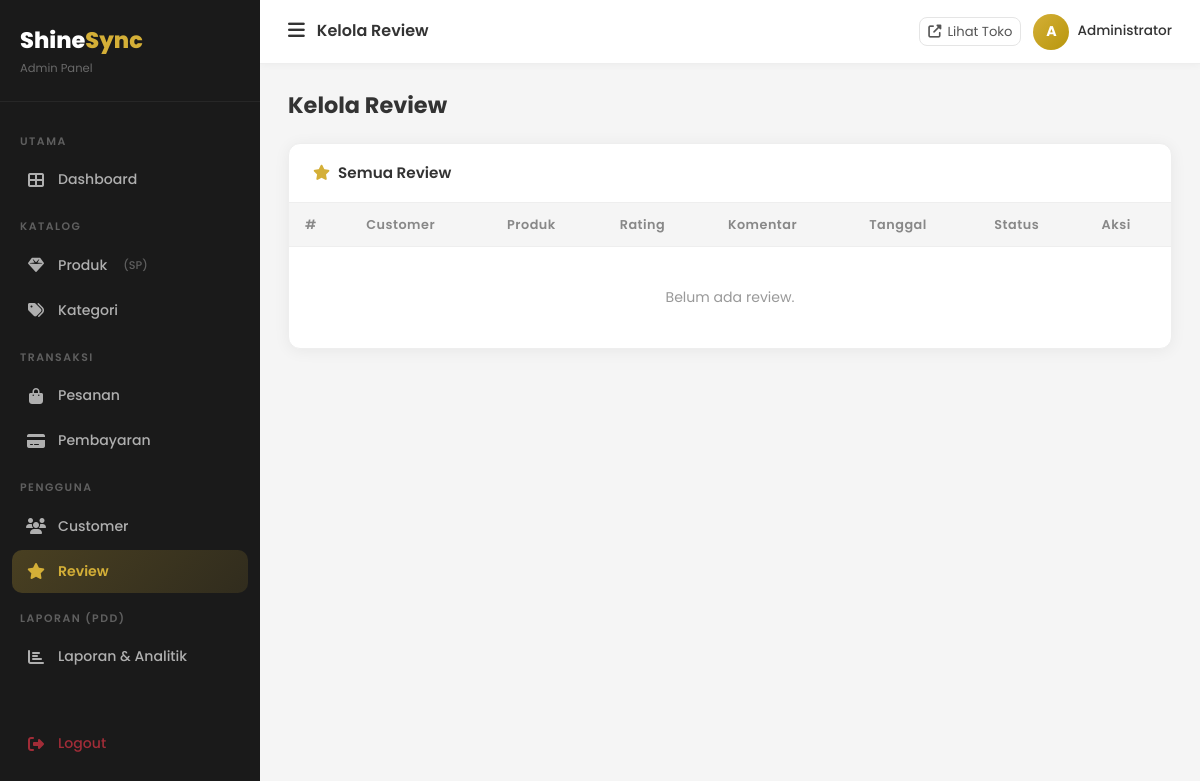
Before: /admin/reviews (signed in) with the older database file.
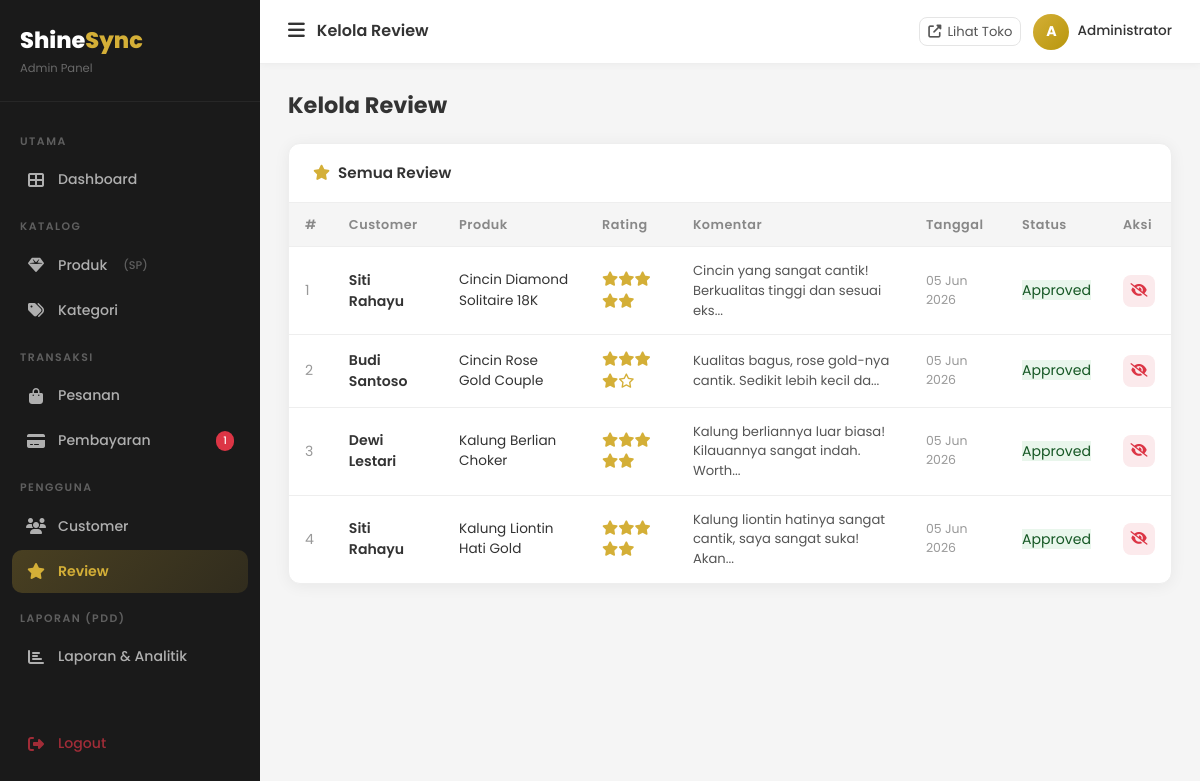
After: the same page with the newer database file.
### tables this page shows
CREATE TABLE `reviews` (
  `id` int UNSIGNED NOT NULL,
  `user_id` int UNSIGNED NOT NULL,
  `product_id` int UNSIGNED NOT NULL,
  `order_id` int UNSIGNED NOT NULL,
  `rating` tinyint NOT NULL DEFAULT '5',
  `comment` text,
  `is_approved` tinyint(1) DEFAULT '1',
  `created_at` timestamp NULL DEFAULT CURRENT_TIMESTAMP
);

CREATE TABLE `users` (
  `id` int UNSIGNED NOT NULL,
  `name` varchar(100) NOT NULL,
  `email` varchar(150) NOT NULL,
  `password` varchar(255) NOT NULL,
  `phone` varchar(20) DEFAULT NULL,
  `address` text,
  `avatar` varchar(255) DEFAULT 'default.png',
  `role` enum('admin','customer') NOT NULL DEFAULT 'customer',
  `is_active` tinyint(1) NOT NULL DEFAULT '1',
  `created_at` timestamp NULL DEFAULT CURRENT_TIMESTAMP,
  `updated_at` timestamp NULL DEFAULT CURRENT_TIMESTAMP ON UPDATE CURRENT_TIMESTAMP
);

CREATE TABLE `products` (
  `id` int UNSIGNED NOT NULL,
  `category_id` int UNSIGNED NOT NULL,
  `name` varchar(200) NOT NULL,
  `slug` varchar(220) NOT NULL,
  `description` text,
  `price` decimal(15,2) NOT NULL DEFAULT '0.00',
  `stock` int NOT NULL DEFAULT '0',
  `weight` decimal(8,2) DEFAULT '0.00',
  `material` varchar(100) DEFAULT NULL,
  `image` varchar(255) DEFAULT NULL,
  `is_featured` tinyint(1) DEFAULT '0',
  `is_active` tinyint(1) DEFAULT '1',
  `created_at` timestamp NULL DEFAULT CURRENT_TIMESTAMP,
  `updated_at` timestamp NULL DEFAULT CURRENT_TIMESTAMP ON UPDATE CURRENT_TIMESTAMP
);

### app/core/Controller.php (called while the page is built, shortened)
<?php
class Controller
{
    protected function view(string $viewPath, array $data = []): void
    {
        extract($data);
        $file = __DIR__ . '/../views/' . $viewPath . '.php';
        require $file;
    }
}

### app/controllers/ReviewController.php (called while the page is built, shortened)
<?php
class ReviewController extends Controller
{
    private Review $model;
    public function __construct() { parent::__construct(); $this->model = new Review(); }
    public function adminIndex(): void
    {
        $reviews   = $this->model->getAll();
        $this->view('admin/reviews/index', compact('reviews', 'pageTitle'));
    }
}

### app/core/Database.php (called while the page is built, shortened)
<?php
class Database
{
    private static ?Database $instance = null;
    private mysqli $conn;
    private function __construct()
    {
        $this->conn = new mysqli(DB_HOST, DB_USER, DB_PASS, DB_NAME, DB_PORT);
        $this->conn->set_charset(DB_CHARSET);
    }
    public static function getInstance(): Database
    {
        if (self::$instance === null) {
            self::$instance = new self();
        }
        return self::$instance;
    }
    public function query(string $sql, array $params = []): array
    {
        if (empty($params)) {
            $result = $this->conn->query($sql);
            return $result->fetch_all(MYSQLI_ASSOC) ?: [];
        }
        $stmt = $this->prepare($sql, $params);
        $stmt->execute();
        $result = $stmt->get_result();
        return $result ? $result->fetch_all(MYSQLI_ASSOC) : [];
    }
    public function queryOne(string $sql, array $params = []): ?array
    {
        $rows = $this->query($sql, $params);
        return $rows[0] ?? null;
    }
}

### app/core/Model.php (called while the page is built, shortened)
<?php
class Model
{
    public function __construct()
    {
        $this->db = Database::getInstance();
    }
}

### app/models/Payment.php (called while the page is built, shortened)
<?php
class Payment extends Model
{
    public function getPendingCount(): int
    {
        $row = $this->db->queryOne(
            "SELECT COUNT(*) AS total FROM payments WHERE status='pending' AND proof_image IS NOT NULL"
        );
        return (int)($row['total'] ?? 0);
    }
}

### app/models/Review.php (called while the page is built, shortened)
<?php
class Review extends Model
{
    public function getAll(): array
    {
        return $this->db->query(
            "SELECT r.*, u.name AS customer_name, p.name AS product_name
             FROM reviews r
             INNER JOIN users u    ON r.user_id    = u.id
             INNER JOIN products p ON r.product_id = p.id
             ORDER BY r.created_at DESC"
        );
    }
}

### app/views/admin/reviews/index.php (the view, shortened to what the changed rows need)
<?php
include __DIR__ . '/../../layouts/admin_header.php';
?>
<div class="admin-page-header"><h2>Kelola Review</h2></div>
<div class="admin-card">
  <div style="overflow-x:auto;">
    <table class="admin-table">
      <thead><tr><th>#</th><th>Customer</th><th>Produk</th><th>Rating</th><th>Komentar</th><th>Tanggal</th><th>Status</th><th>Aksi</th></tr></thead>
      <tbody>
        <?php if(empty($reviews)): ?>
        <tr><td colspan="8" style="text-align:center;padding:40px;color:#999;">Belum ada review.</td></tr>
        <?php else: foreach($reviews as $i=>$r): ?>
        <tr>
          <td style="color:#999;"><?= $i+1 ?></td>
          <td style="font-weight:600;font-size:.88rem;"><?= htmlspecialchars($r['customer_name']) ?></td>
          <td style="font-size:.85rem;"><?= htmlspecialchars($r['product_name']) ?></td>
          <td>
            <div style="color:#D4AF37;font-size:.9rem;">
              <?php for($s=1;$s<=5;$s++) echo '<i class="'.($s<=$r['rating']?'fas':'far').' fa-star"></i>'; ?>
            </div>
          </td>
          <td style="font-size:.82rem;color:#555;"><?= htmlspecialchars(substr($r['comment'],0,60)) ?>...</td>
          <td style="font-size:.78rem;color:#999;"><?= date('d M Y',strtotime($r['created_at'])) ?></td>
          <td>
            <span class="status-badge" style="<?= $r['is_approved']?'background:rgba(40,167,69,.1);color:#155724;':'background:rgba(220,53,69,.1);color:#721c24;' ?>">
              <?= $r['is_approved']?'Approved':'Hidden' ?>
            </span>
          </td>
          <td>
            <button onclick="toggleReview(<?= $r['id'] ?>,this)" class="btn-action <?= $r['is_approved']?'btn-delete':'btn-verify' ?>" title="Toggle">
              <i class="fas <?= $r['is_approved']?'fa-eye-slash':'fa-eye' ?>"></i>
            </button>
          </td>
        </tr>
        <?php endforeach; endif; ?>
      </tbody>
    </table>
  </div>
</div>
<?php include __DIR__ . '/../../layouts/admin_footer.php'; ?>

### app/views/layouts/admin_header.php (shortened to what the changed rows need)
<?php
$currentUri = trim(parse_url($_SERVER['REQUEST_URI'], PHP_URL_PATH), '/');
$baseUri = trim(parse_url(APP_URL, PHP_URL_PATH), '/');
$currentUri = $baseUri ? ltrim(substr($currentUri, strlen($baseUri)), '/') : $currentUri;
$parts = explode('/', $currentUri);
$segment1 = $parts[1] ?? '';
function adminNavActive(string $segment, string $current): string {
    return str_starts_with($current, $segment) ? 'active' : '';
}
?>
<!DOCTYPE html>
<html lang="id">
<head>
  <link rel="stylesheet" href="https://cdn.jsdelivr.net/npm/bootstrap@5.3.2/dist/css/bootstrap.min.css">
  <link rel="stylesheet" href="https://cdnjs.cloudflare.com/ajax/libs/font-awesome/6.5.0/css/all.min.css">
  <link rel="stylesheet" href="<?= APP_URL ?>/public/css/admin.css">
</head>
<body>
<aside class="admin-sidebar" id="admin-sidebar">
  <nav class="sidebar-menu">
    <a href="<?= APP_URL ?>/admin/payments" class="sidebar-link <?= adminNavActive('payments', $segment1) ?>">
      <i class="fas fa-credit-card"></i> Pembayaran
      <?php
      $pendingCount = (new Payment())->getPendingCount();
      if ($pendingCount > 0): ?>
      <span class="badge-pill"><?= $pendingCount ?></span>
      <?php endif; ?>
    </a>
  </nav>
</aside>
<div class="admin-main">
  <div class="admin-content">

Changed rows visible on the page:
added reviews: user.name "Siti Rahayu", product.name "Cincin Diamond Solitaire 18K", rating 5 (drawn), comment "Cincin yang sangat cantik! Berkualitas tinggi dan sesuai eks", created_at "05 Jun 2026", is_approved "Approved"
added reviews: user.name "Budi Santoso", product.name "Cincin Rose Gold Couple", rating 4 (drawn), comment "Kualitas bagus, rose gold-nya cantik. Sedikit lebih kecil da", created_at "05 Jun 2026", is_approved "Approved"
added reviews: user.name "Dewi Lestari", product.name "Kalung Berlian Choker", rating 5 (drawn), comment "Kalung berliannya luar biasa! Kilauannya sangat indah. Worth", created_at "05 Jun 2026", is_approved "Approved"
added reviews: user.name "Siti Rahayu", product.name "Kalung Liontin Hati Gold", rating 5 (drawn), comment "Kalung liontin hatinya sangat cantik, saya sangat suka! Akan", created_at "05 Jun 2026", is_approved "Approved"
Other visible differences:
$pendingCount: (not shown) → "1"
text no longer shown: "Belum ada review."
